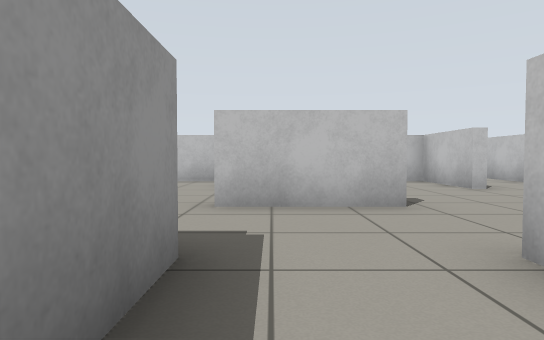
[1] (above)

18 first-person views from a walk through a world built for the Gazebo simulator. The camera is 0.64 m above the floor, tilts 2° down and sees 75° across. The floor is counted in squares, 1 m on a side. Each view is taken from the middle of a square. On the plan, view 1 faces up. The plan holds only what a view shows up to about 10 squares ahead; the rest is blank.

[2]
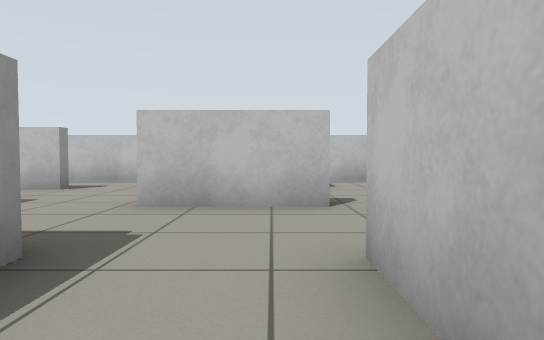

[3]
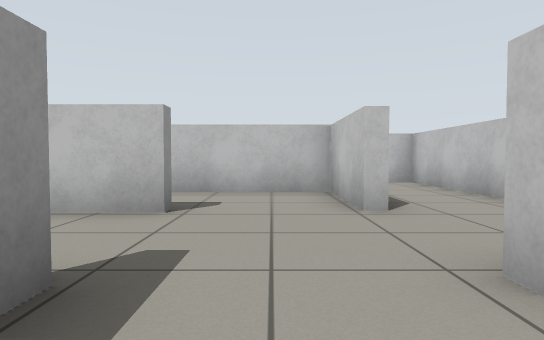

[4]
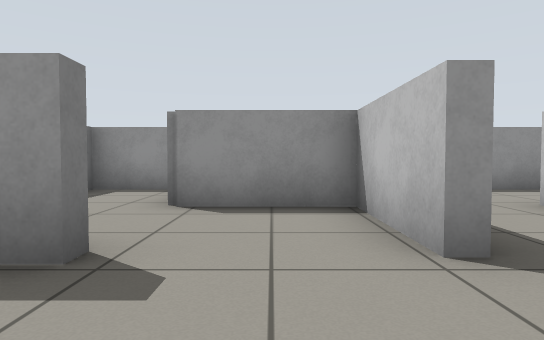

[5]
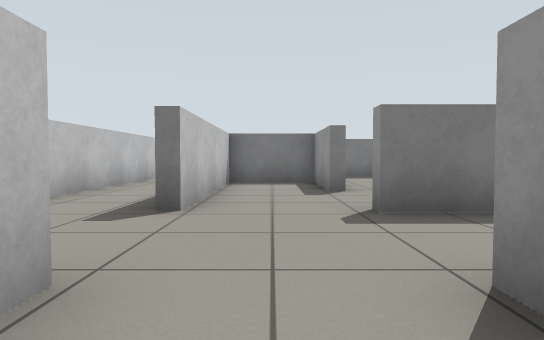

[6]
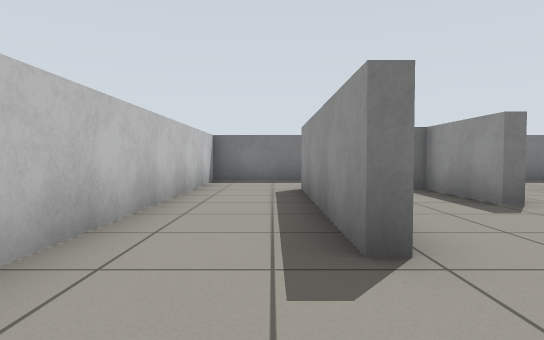

[7]
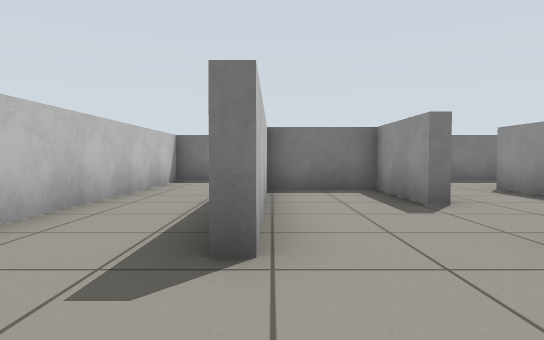

[8]
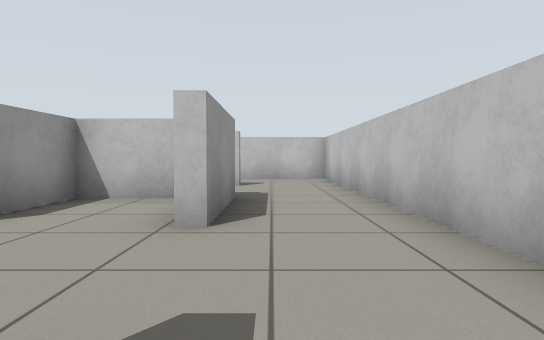

[9]
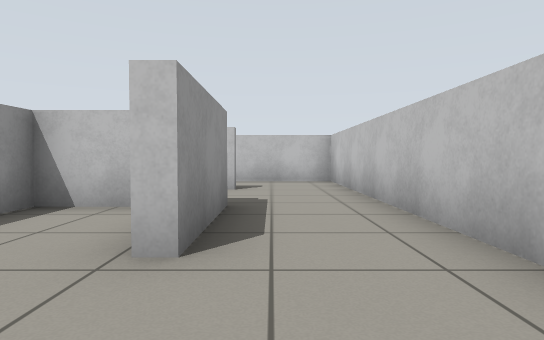

[10]
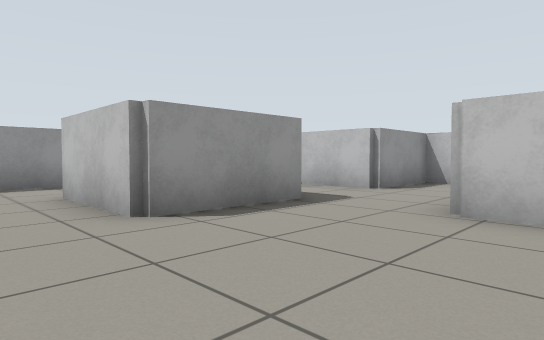

[11]
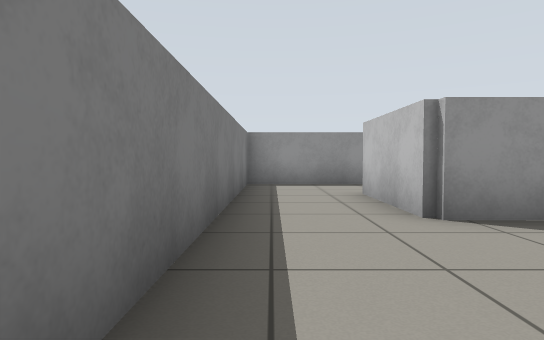

[12]
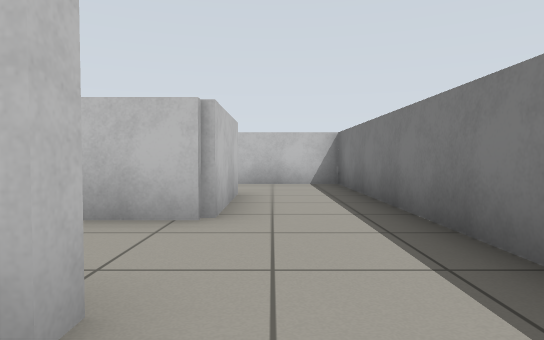

[13]
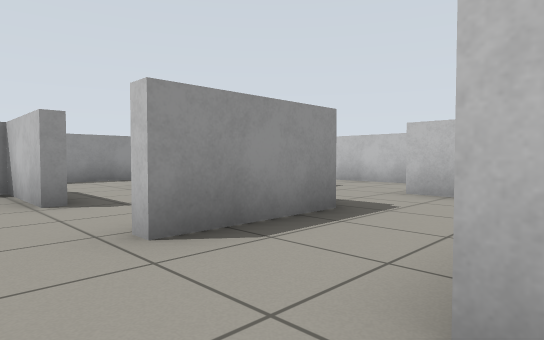

[14]
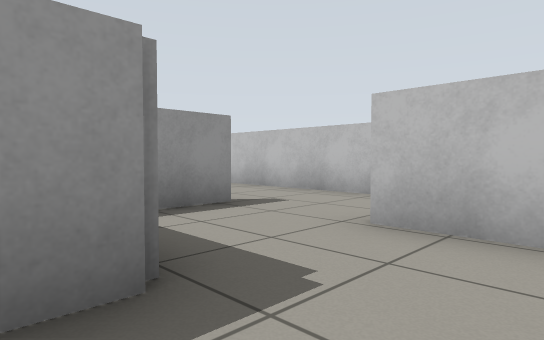

[15]
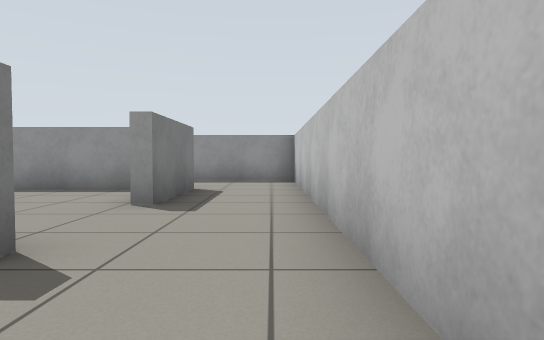

[16]
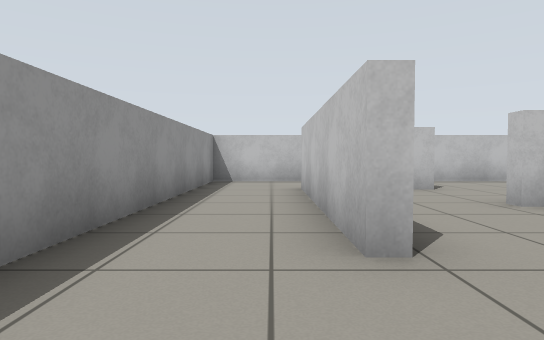

[17]
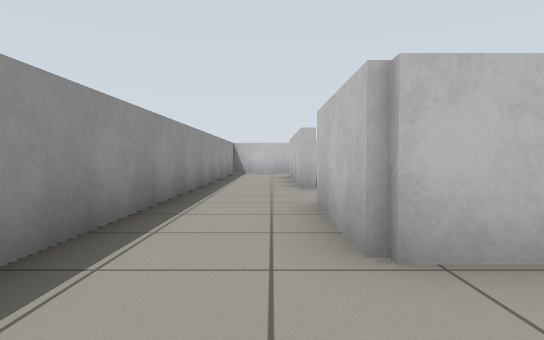

[18]
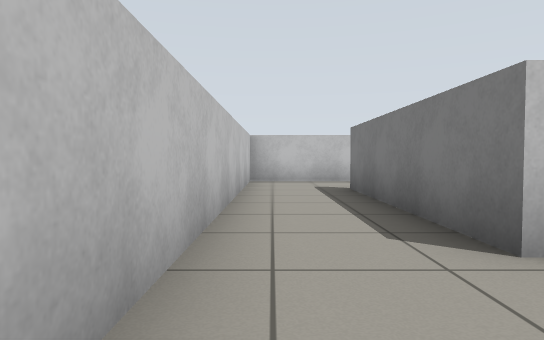

### Floor plan
Ten units are one square. View 1 is at (0, 0); x grows to the right and y downward. Boxes are objects, and circles mark ways between rooms. Rooms are numbered by the first view taken in them; rooms with no view inside come last. Other rooms are left out.
<svg viewBox="-111 -151 182 182">
<path fill="none" stroke="#000" d="M4 -48 19 -48 19 -46 -9 -46 -9 -50M-6 -22 -6 3 -10 3M16 -84 16 -121 -8 -121M-35 -48 -31 -48 -31 -44M-31 -73 -56 -73 -56 -46 -76 -46M41 3 16 3 16 -23 19 -23 19 1 41 1 41 -48 44 -48 44 1M-31 -75 -31 -70M-6 -100 -6 -73 -9 -73 -9 -96 -57 -96M44 -98 44 -73 41 -73 41 -96 19 -96 19 -72M-56 -24 -56 -14M-14 26 66 26 66 -116M-81 -40 -81 -24M-56 -14 -56 3 -82 3M-25 -21 -35 -21M-106 -2 -106 26 -14 26M-8 -124 44 -124M66 -116 66 -146 -36 -146M-31 -122 -31 -110M-84 -73 -84 -121M-83 -124 -56 -124M-73 -21 -84 -21 -84 -48M-36 -146 -106 -146 -106 -20M-57 -96 -57 -100M-56 -124 -56 -121 -63 -121M-81 -115 -81 -96M-80 -73 -84 -73M-81 -96 -81 -86"/>
<circle cx="-10" cy="15" r="3" fill="#2a7"/>
<circle cx="-45" cy="-20" r="3" fill="#2a7"/>
<circle cx="-15" cy="-120" r="3" fill="#2a7"/>
<circle cx="55" cy="-120" r="3" fill="#2a7"/>
<circle cx="-45" cy="-85" r="3" fill="#2a7"/>
<circle cx="-95" cy="0" r="3" fill="#2a7"/>
<circle cx="-30" cy="-135" r="3" fill="#2a7"/>
<circle cx="-45" cy="-120" r="3" fill="#2a7"/>
<circle cx="-80" cy="-65" r="3" fill="#2a7"/>
<circle cx="-65" cy="-100" r="3" fill="#2a7"/>
<text x="10" y="-40">1</text>
<text x="-60" y="10">2</text>
<text x="20" y="-130">3</text>
<text x="-90" y="-90">4</text>
<text x="-60" y="-110">5</text>
<text x="-70" y="-80">6</text>
</svg>
Room 1 opens to room 2. Room 1 opens to room 3. Room 1 opens to room 6. Room 2 opens to room 4. Room 3 opens to room 4. Room 4 opens to room 5. Room 4 opens to room 6. Room 5 opens to room 6.

Where each view was taken, in squares from view 1:
view 1: 0 up, 0 right, facing up
view 2: 0 up, 1 right, facing up
view 3: 3 up, 2 left, facing up
view 4: 6 up, 1 left, facing left
view 5: 9 up, 3 right, facing down
view 6: 7 up, 5 right, facing down
view 7: 7 up, 4 right, facing down
view 8: 4 up, 5 right, facing up
view 9: 5 up, 5 right, facing up
view 10: 2 down, 2 left, facing up-left
view 11: 2 down, 2 left, facing left
view 12: 1 down, 2 left, facing right
view 13: 6 up, 2 right, facing up-left
view 14: 9 up, 1 right, facing up-left
view 15: 14 up, 1 left, facing left
view 16: 5 up, 9 left, facing up
view 17: 0 up, 9 left, facing up
view 18: 14 up, 3 left, facing right
